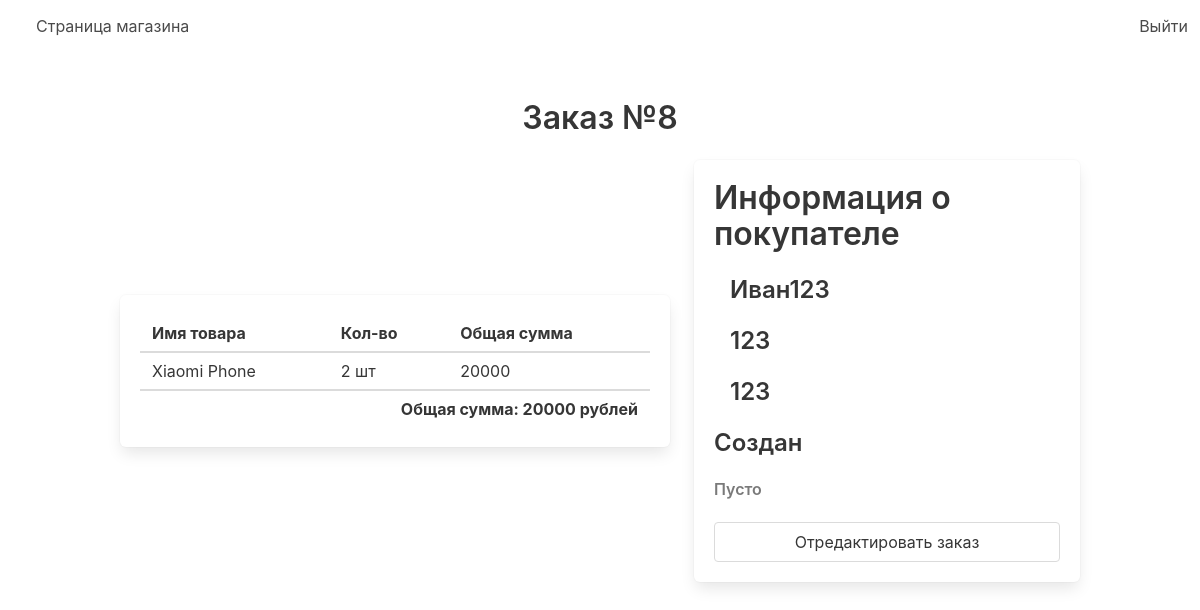
Screenshot of /staff/order/8 with the database file from the repository.
### store/models.py (models this page shows, shortened)
class Order(models.Model):
    customer = models.ForeignKey(User, on_delete=models.CASCADE)
    address = models.CharField(max_length=255)
    phone = models.CharField(max_length=255)
    total_price = models.IntegerField()
    status = models.CharField(
        choices=STATUS, null=True, max_length=255, default='Создан')
    comment = models.CharField(max_length=255, blank=True, null=True)

class OrderProduct(models.Model):
    order = models.ForeignKey(
        Order, on_delete=models.CASCADE, related_name='order_products')
    product = models.ForeignKey(Product, on_delete=models.CASCADE)
    amount = models.IntegerField()
    total = models.IntegerField()
    def __str__(self):
        return self.product.name

class Product(models.Model):
    name = models.CharField(max_length=255)
    slug = models.SlugField(unique=True)
    description = models.TextField()
    price = models.IntegerField()
    is_new = models.BooleanField()
    is_discounted = models.BooleanField()
    category = models.ForeignKey('store.Category', on_delete=models.CASCADE)
    brand = models.ForeignKey('store.Brand', on_delete=models.CASCADE)
    image = models.ImageField(default='default.png')
    favorite = models.ManyToManyField(User, related_name='favorite_products')

### staff/views.py (the view)
# urls.py: path('order/<int:pk>', views.order, name='order'),
def order(request, pk):
    order_data = Order.objects.get(pk=pk)
    return render(request, 'order.html', {'order': order_data})

### staff/templates/order.html (shortened to what this page needs)
{% extends 'admin_layout.html' %}
{% block content %}
<div class="section">
    <div class="container">
        <div class="title has-text-centered">
            Заказ №{{order.pk}}
        </div>
        <div class="columns is-centered is-vcentered">
            <div class="column is-7 ">
                <div class="box">
                    <table class="table is-fullwidth">
                        <thead>
                            <tr>
                                <th>Имя товара</th>
                                <th>Кол-во</th>
                                <th>Общая сумма</th>
                            </tr>
                        </thead>
                        <tbody>
                            {% for product in order.order_products.all %}
                            <tr>
                                <td>{{ product }}</td>
                                <td>{{ product.amount }} шт</td>
                                <td>{{ product.total }}</td>
                            </tr>
                            {% endfor %}
                        </tbody>
                        <tfoot>
                            <tr>
                                <td colspan="3" class="has-text-right has-text-weight-bold">
                                    Общая сумма: {{ order.total_price }} рублей
                                </td>
                            </tr>
                        </tfoot>
                    </table>
                </div>
            </div>
            <div class="column">
                <div class="box">
                    <div class="title is-3">
                        Информация о покупателе
                    </div>
                    <div class="title is-4">
                        {{order.customer.username}}
                    </div>
                    <div class="title is-4">
                        {{order.address}}
                    </div>
                    <div class="title is-4">
                        {{order.phone}}
                    </div>
                    <div class="title is-4">
                        {% if order.status %}
                        {{ order.status }}
                        {% else %}
                        Статус не выбран
                        {% endif %}
                    </div>
                    <div class="title is-6 has-text-grey">
                        {% if order.comment %}
                        {{order.comment}}
                        {% else %}
                        Пусто
                        {% endif %}
                    </div>
                    <a href="{% url 'staff:order_edit' order.pk %}" class="button is-fullwidth">
                        Отредактировать заказ
                    </a>
                </div>
            </div>
        </div>
    </div>
</div>
{% endblock %}

### rows the page displays
Order: pk "8", total_price "20000", customer.username "Иван123", address "123", phone "123", status "Создан"
OrderProduct: product.name "Xiaomi Phone", amount "2", total "20000"
